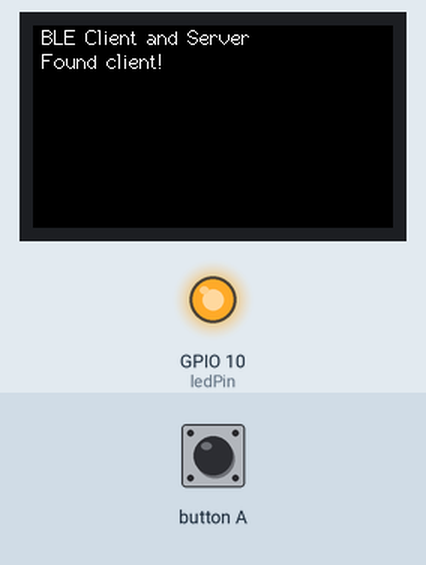
Recording of a sketch running on a simulated ESP32-S3. On the bench: 240×135 colour display, output pins drawn as LEDs (lit = HIGH). Inputs (shaded band) come from the test bench. Nothing arrives over Bluetooth unless stated; a phone connects over Bluetooth LE 3 s after start; what the sketch prints to the serial monitor is not drawn.

Above: at 3.7 s.
3.8 s: button A pressed for 3.2 s
At 7.2 s:
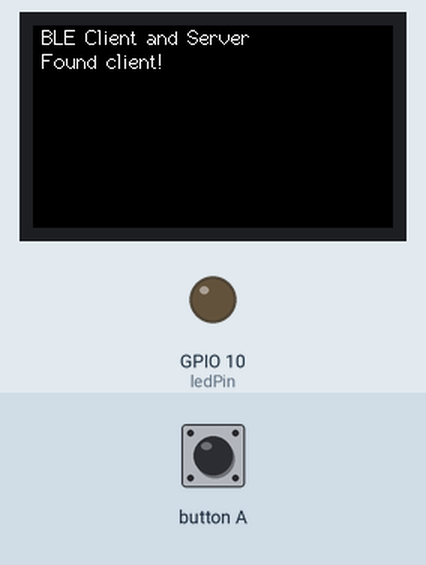
8.5 s: button A pressed for 1.4 s
At 9.5 s:
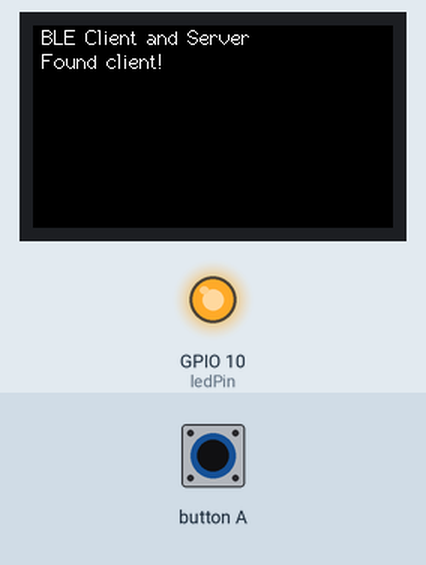
Timing chart, 0 to 11.5 s (numbered marks = the images above; inputs shaded):
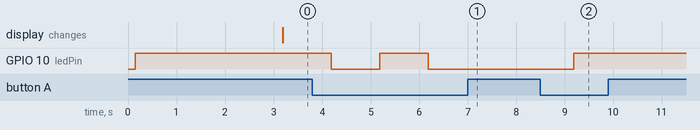

The sketch:

gensismesh.ino
```cpp
// The nodes have ble mesh table is setup already
// However , the table is currently not used
// The table will be able to used to efficently set up the mesh routes and node connections
// The table can also be use to set up one static end point.
// We can use table and rssi to do tracking of a small distance

#include <M5StickCPlus.h>
#include <BLEDevice.h>
#include <BLEServer.h>

// Declare to the mesh cluster name
#define bleServerName "meowmeowcluster"

// BLE Service for server and client
#define SERVICE_UUID "a930af71-cfd9-4e3c-9a89-50df1d60dce0"
static BLEUUID bleServiceUUID("a930af71-cfd9-4e3c-9a89-50df1d60dce0");

// My characterist set up
static BLEUUID catCharacteristicUUID("73cfb262-56a8-4463-beaf-115684e71070");

//Flags stating if should begin connecting and if the connection is up
static boolean doConnect = false;
static boolean connected = false;

//Address of the peripheral device. Address will be found during scanning...
static BLEAddress* pServerAddress;

//Characteristicd that we want to read
static BLERemoteCharacteristic* catCharacteristic;

//Activate notify
const uint8_t notificationOn[] = { 0x1, 0x0 };
const uint8_t notificationOff[] = { 0x0, 0x0 };

const int ledPin = 10;

// Server set up
bool deviceConnected = false;
BLECharacteristic catCharacteristics("73cfb262-56a8-4463-beaf-115684e71070", BLECharacteristic::PROPERTY_NOTIFY);
BLEDescriptor catsDescriptor(BLEUUID((uint16_t)0x2904));

// Mesh table setup
const int MAXNODESIZE = 9;
char* myBleAddress;
static String mainMeshTable [MAXNODESIZE] = {};
int tableCount = 1 ;

bool containsAddress( char* target) {
  // Check if address contain in ble main mesh table
  Serial.println("CHECKINGG");
  for (int i = 0; i < MAXNODESIZE ; i++) {
    if (mainMeshTable[i].compareTo(target) == 0) {
      return true;
    }
  }
  return false;
}

class MyServerCallbacks: public BLEServerCallbacks {
  // For Server
  void onConnect(BLEServer* pServer) {
    // Server is connected
    deviceConnected = true;
    M5.Lcd.printf("\n Found client!", 0);
    Serial.println("MyServerCallbacks::Connected...");
  };
  void onDisconnect(BLEServer* pServer) {
    deviceConnected = false;
    ESP.restart();
    Serial.println("MyServerCallbacks::Disconnected...");
  }
};

void toggleLed(){
  if(digitalRead(ledPin) == HIGH){
    digitalWrite(ledPin, LOW);
  }else{
    digitalWrite(ledPin, HIGH);
  }
}

// Set up main notify callback
static void catNotifyCallback(BLERemoteCharacteristic* pBLERemoteCharacteristic,
                              uint8_t* pData, size_t length, bool isNotify) {

  // Check for pre scripted data , for different actions
  if (String((char*)pData).substring(0, 4) == "ping") {
    M5.Lcd.printf("\n Pingging this device", 0);
    toggleLed();
    catCharacteristics.setValue("ping");
    catCharacteristics.notify();
  } else {
    // Set ble mesh table
    static int count = 0;
    String bleAddress = String((char*)pData).substring(0, 17);
    Serial.println(String((char*)pData).substring(0, 4));
    tableCount = String((char*)pData).substring(17, 18).toInt();
    mainMeshTable[count] = bleAddress;

    if ((tableCount - 1) == count) {
      // Reset count and add my ble to the table
      mainMeshTable[tableCount] = myBleAddress;
      tableCount += tableCount;
      Serial.println("Ble successfuly added to table, ready to notify other nodes.");
      count = 0;
    } else {
      count++;
    }
  }
}

//Callback function that gets called, when another device's advertisement has been received
class MyAdvertisedDeviceCallbacks : public BLEAdvertisedDeviceCallbacks {
  void onResult(BLEAdvertisedDevice advertisedDevice) {
    if (advertisedDevice.getName() == bleServerName) {                 //Check if the name of the advertiser matches

       //Scan can be stopped, we found what we are looking for
       advertisedDevice.getScan()->stop();
      pServerAddress = new BLEAddress(advertisedDevice.getAddress());  //Address of advertiser is the one we need
      const char* myString2 = pServerAddress->toString().c_str();
      char* currentAddress = new char[strlen(myString2) + 1]; // Allocate memory for the pointer
      strcpy(currentAddress, myString2);
      Serial.println(currentAddress);
      if(containsAddress(currentAddress)){
        doConnect = false;
        Serial.println("in table do not connect");
      }
      else {
         doConnect = true;                                                //Set indicator, stating that we are ready to connect
        Serial.println("Device found. Connecting!");
      }

    } else
      Serial.print(".");
  }
};

void setup() {
  //Start serial communication
  Serial.begin(115200);
  mainMeshTable[0] = "4c:75:25:cb:86:62"; // Set up genesis node
  Serial.println("Starting BLE Client application...");

  //Set up led and oled
  M5.begin();
  pinMode(ledPin, OUTPUT);
  digitalWrite(ledPin, HIGH);
  M5.Lcd.setRotation(3);
  M5.Lcd.fillScreen(BLACK);
  M5.Lcd.setCursor(0, 0, 2);
  M5.Lcd.printf(" BLE Client and Server", 0);

  //Init BLE device
  BLEDevice::init(bleServerName);

  // Get my ble address.
  BLEAddress myAddress = BLEDevice::getAddress();
  const char* myString = myAddress.toString().c_str();
  myBleAddress = new char[strlen(myString) + 1]; // Allocate memory for the pointer
  strcpy(myBleAddress, myString);

  // --Server start --
  BLEServer *pServer = BLEDevice::createServer();
  pServer->setCallbacks(new MyServerCallbacks());
  // Note: Service > charater > descriptor
  BLEService *bleService = pServer->createService(SERVICE_UUID);
  // Create BLE Characteristics and Create a BLEpServer Descriptor
  bleService->addCharacteristic(&catCharacteristics);
  catsDescriptor.setValue("Cat value");
  catCharacteristics.addDescriptor(&catsDescriptor);
  // Start the service
  bleService->start();
  // Start advertising
  BLEAdvertising *pAdvertising = BLEDevice::getAdvertising();
  pAdvertising->addServiceUUID(SERVICE_UUID);
  pServer->getAdvertising()->start();
  Serial.println("Waiting a client connection to notify...");

}

void loop() {
  if (deviceConnected) {
    // Server is connected
    if(digitalRead(M5_BUTTON_HOME) == LOW ){
      // Ping to set a chain reaction to toggle led of all connected device.
      catCharacteristics.setValue("ping");
      catCharacteristics.notify();
      toggleLed();
    }
  }

  delay(1000);  // Delay one second between loops.
}
```

Measured:
- after the input at 3.8 s, GPIO 10 (ledPin): HIGH → LOW after 0.39 s, → HIGH 1.0 s later, → LOW 1.0 s later
- after the input at 8.5 s, GPIO 10 (ledPin): LOW → HIGH after 0.69 s
